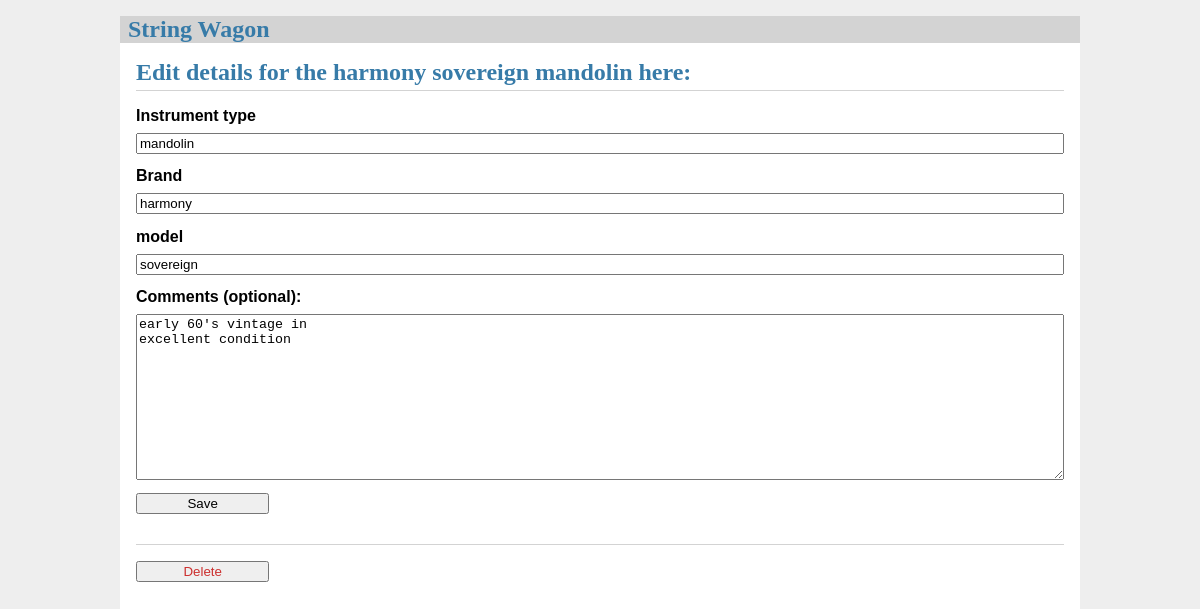
Screenshot of /19/update with the database file from the repository.
### tables this page shows
CREATE TABLE instrument (
  id INTEGER PRIMARY KEY AUTOINCREMENT,
  brand TEXT NOT NULL,
  model TEXT NOT NULL,
  typeOfInstrument TEXT NOT NULL,
  comments TEXT NOT NULL
);

### stringWagon/index.py (the view, shortened to what this page needs)
@bp.route('/<int:id>/update', methods=('GET', 'POST'))
def update(id):
    instrument = get_instrument(id)
    return render_template('update.html', instrument=instrument)

### stringWagon/db.py (called while the page is built)
def get_db():
    if 'db' not in g:
        g.db = sqlite3.connect(
            current_app.config['DATABASE'],
            detect_types=sqlite3.PARSE_DECLTYPES
        )
        g.db.row_factory = sqlite3.Row
    return g.db

### stringWagon/index.py (called while the page is built)
def get_instrument(id):
    db = get_db()
    instrument = db.execute(
        'SELECT i.id, typeOfInstrument, brand, model, comments'
        ' FROM instrument i '
        ' WHERE id = ?',
        (id,)
    ).fetchone()
    if instrument is None:
        abort(404, f"Instrument id {id} doesn't exist.")
    return instrument

### stringWagon/templates/update.html (shortened to what this page needs)
{% extends 'base.html' %}
{% block header %}
<link rel="stylesheet" href="../static/style.css" type="text/css" />
  <h1>{% block title %}Edit details for the {{ instrument['brand'] }} {{ instrument['model'] }} {{ instrument['typeOfInstrument'] }} here:{% endblock %}</h1>
{% endblock %}
{% block content %}
  <form method="post">
    <label for="typeOfInstrument">Instrument type</label>
    <input name="typeOfInstrument" id="title"
      value="{{ request.form['typeOfInstrument'] or instrument['typeOfInstrument'] }}" required>
	  <label for="brand">Brand</label>
    <input name="brand" id="title"
      value="{{ request.form['brand'] or instrument['brand'] }}" required>
	  <label for="model">model</label>
    <input name="model" id="title"
      value="{{ request.form['model'] or instrument['model'] }}" required>
    <label for="comments">Comments (optional):</label>
    <textarea name="comments" id="body">{{ request.form['comments'] or instrument['comments'] }}</textarea>
    <input type="submit" value="Save">
  </form>
  <hr>
  <form action="{{ url_for('index.delete', id=instrument['id']) }}" method="post">
    <input class="danger" type="submit" value="Delete" onclick="return confirm('Are you sure you want to delete this instrument from the String Wagon?');">
  </form>
{% endblock %}

### stringWagon/static/style.css (style rules this page uses)
h1 { font-family: serif; color: #377ba8; margin: 1rem 0; }
hr { border: none; border-top: 1px solid lightgray; }
.content > header h1 { flex: auto; margin: 1rem 0 0.25rem 0; }
.content form { margin: 1em 0; display: flex; flex-direction: column; }
.content label { font-weight: bold; margin-bottom: 0.5em; }
.content input, .content textarea { margin-bottom: 1em; }
.content textarea { min-height: 12em; resize: vertical; }
input.danger { color: #cc2f2e; }
input[type=submit] { align-self: start; min-width: 10em; }

### rows the page displays
instrument: brand "harmony", model "sovereign", typeOfInstrument "mandolin", comments "early 60's vintage in excellent condition"
